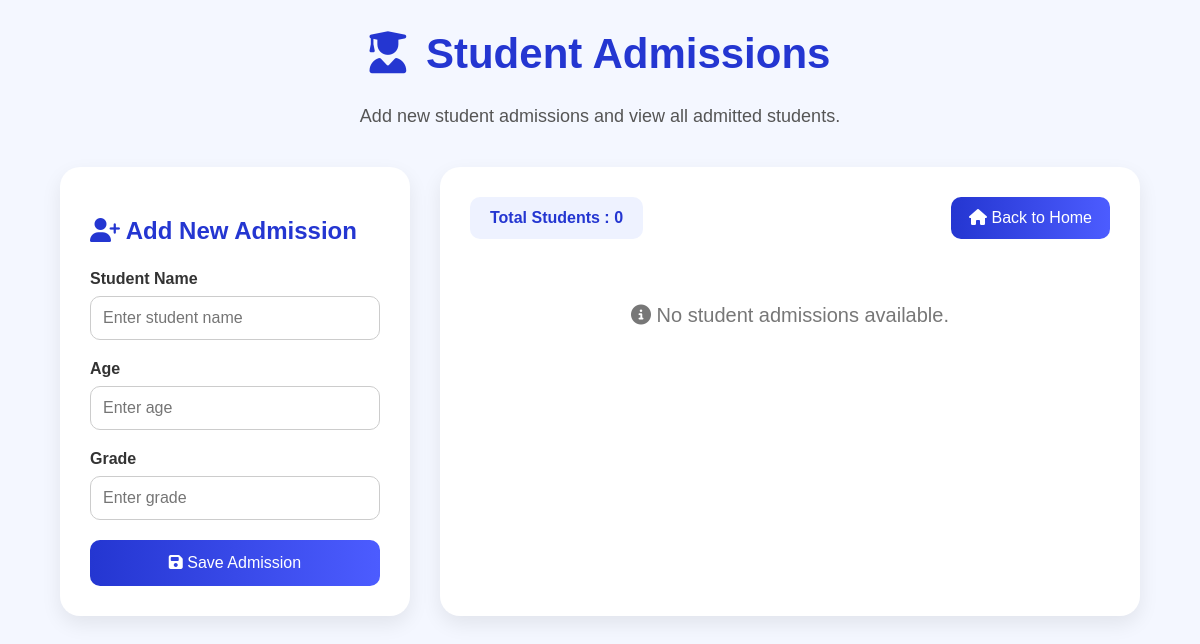
Before: /Ad/newAdm/ with the older database file.
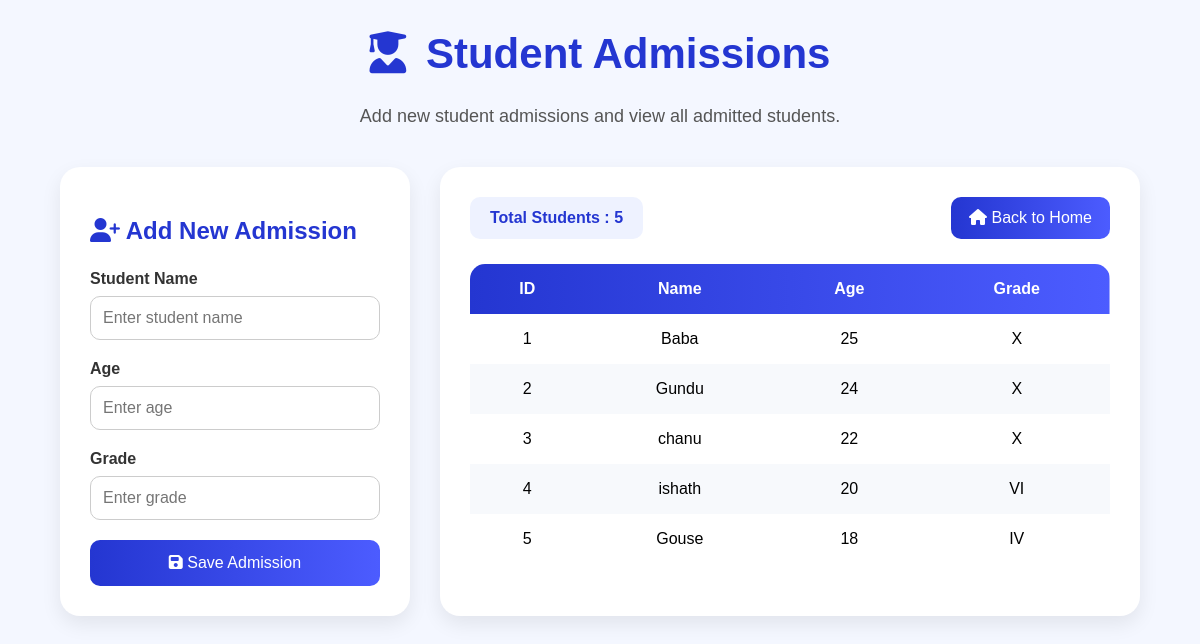
After: the same page with the newer database file.
### newAdmin/models.py (models this page shows)
class Student(models.Model):
    name = models.CharField(max_length=100)
    age = models.IntegerField()
    grade = models.CharField(max_length=10)

### newAdmin/views.py (the view, shortened to what this page needs)
# urls.py: path('newAdm/', addAdmission,),
def addAdmission(request):
    students = Student.objects.all()
    values = {
        'allStudents': students
    }
    return render(request, 'admissions/add-admission.html', values)

### templates/admissions/add-admission.html (shortened to what this page needs)
{% load static %}
<!DOCTYPE html>
<html lang="en">
<head>
    <link rel="stylesheet" href="{% static 'stylesheets/add-admissions.css' %}">
    <link rel="stylesheet"
    href="https://cdnjs.cloudflare.com/ajax/libs/font-awesome/6.5.1/css/all.min.css">
</head>
<body>
    <h1 class="page-heading">
        <i class="fa-solid fa-user-graduate icon-space"></i>
        Student Admissions
    </h1>
    <p class="page-subtext">
        Add new student admissions and view all admitted students.
    </p>
    <div class="main-container">
        <div class="form-section">
            <h2>
                <i class="fa-solid fa-user-plus"></i>
                Add New Admission
            </h2>
            <form method="POST">
                <div class="input-group">
                    <label>Student Name</label>
                    <input type="text" name="name" placeholder="Enter student name" required>
                </div>
                <div class="input-group">
                    <label>Age</label>
                    <input type="number" name="age" placeholder="Enter age" required>
                </div>
                <div class="input-group">
                    <label>Grade</label>
                    <input type="text" name="grade" placeholder="Enter grade" required>
                </div>
                <button type="submit" class="submit-btn">
                    <i class="fa-solid fa-floppy-disk"></i>
                    Save Admission
                </button>
            </form>
        </div>
        <div class="table-section">
            <div class="top-actions">
                <div class="student-count">
                    Total Students : {{ allStudents|length }}
                </div>
                <a href="/" class="home-btn">
                    <i class="fa-solid fa-house"></i>
                    Back to Home
                </a>
            </div>
            {% if allStudents %}
            <table>
                <thead>
                    <tr>
                        <th>ID</th>
                        <th>Name</th>
                        <th>Age</th>
                        <th>Grade</th>
                    </tr>
                </thead>
                <tbody>
                    {% for student in allStudents %}
                    <tr>
                        <td>{{ student.id }}</td>
                        <td>{{ student.name }}</td>
                        <td>{{ student.age }}</td>
                        <td>{{ student.grade }}</td>
                    </tr>
                    {% endfor %}
                </tbody>
            </table>
            {% else %}
            <div class="empty-message">
                <i class="fa-solid fa-circle-info"></i>
                No student admissions available.
            </div>
            {% endif %}
        </div>
    </div>
</body>
</html>

### static/stylesheets/add-admissions.css (style rules this page uses)
body { background-color: #f4f7ff; font-family: Arial, Helvetica, sans-serif; margin: 0; padding: 0; }
.page-heading { text-align: center; font-size: 42px; color: #2436d1; margin-top: 30px; }
.page-subtext { text-align: center; font-size: 18px; color: #555; margin-bottom: 40px; }
.main-container { width: 90%; max-width: 1200px; margin: auto; display: grid; grid-template-columns: 1fr 2fr; gap: 30px; margin-bottom: 40px; }
.form-section, .table-section { background: white; padding: 30px; border-radius: 20px; box-shadow: 0px 8px 20px rgba(0,0,0,0.08); }
.form-section h2 { color: #2436d1; margin-bottom: 25px; }
.input-group { display: flex; flex-direction: column; margin-bottom: 20px; }
.input-group label { margin-bottom: 8px; font-weight: bold; color: #333; }
.input-group input { padding: 12px; border: 1px solid #ccc; border-radius: 10px; font-size: 16px; }
.submit-btn { width: 100%; padding: 14px; background: linear-gradient(90deg, #2436d1, #4c5cff); color: white; border: none; border-radius: 10px; font-size: 16px; cursor: pointer; transition: 0.3s; }
.top-actions { display: flex; justify-content: space-between; align-items: center; margin-bottom: 25px; flex-wrap: wrap; gap: 15px; }
.student-count { background: #eef2ff; color: #2436d1; padding: 12px 20px; border-radius: 10px; font-weight: bold; }
.home-btn { text-decoration: none; background: linear-gradient(90deg, #2436d1, #4c5cff); color: white; padding: 12px 18px; border-radius: 10px; transition: 0.3s; }
table { width: 100%; border-collapse: collapse; overflow: hidden; border-radius: 15px; }
thead { background: linear-gradient(90deg, #2436d1, #4c5cff); color: white; }
th, td { padding: 16px; text-align: center; }
tbody tr:nth-child(even) { background-color: #f7f9fc; }
.icon-space { margin-right: 8px; }

Changed rows visible on the page:
added Student: id "1", name "Baba", age "25", grade "X"
added Student: id "2", name "Gundu", age "24", grade "X"
added Student: id "3", name "chanu", age "22", grade "X"
added Student: id "4", name "ishath", age "20", grade "VI"
added Student: id "5", name "Gouse", age "18", grade "IV"
Other visible differences:
{{ allStudents|length }}: "0" → "5"
text no longer shown: "No student admissions available."
text now shown: "ID Name Age Grade"
